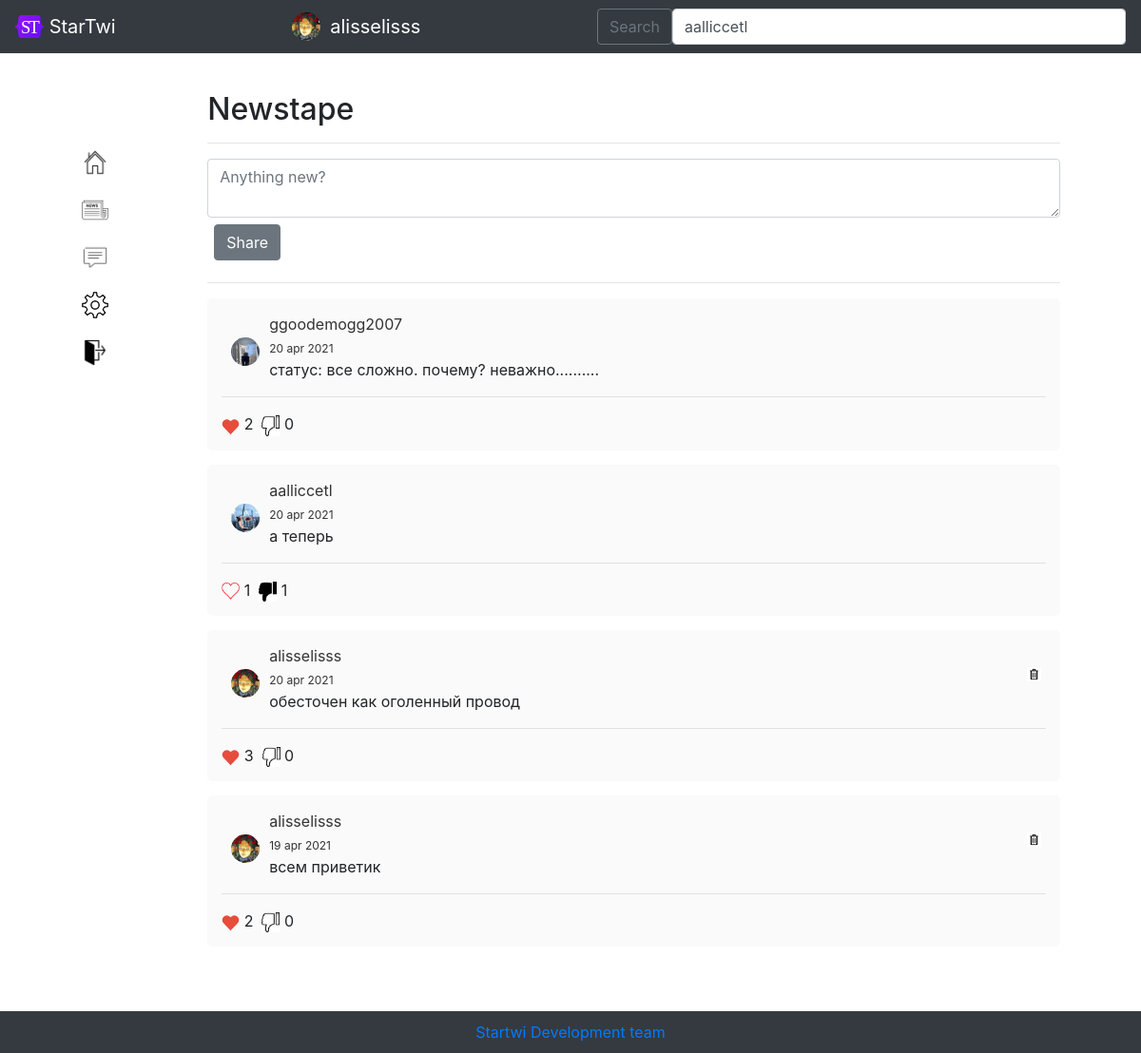
The app's page /newstape (signed in) with its own data.
### data/users.py (models this page shows, shortened)
class User(SqlAlchemyBase, UserMixin):
    __tablename__ = 'users'
    id = sqlalchemy.Column(sqlalchemy.Integer, primary_key=True, autoincrement=True)
    username = sqlalchemy.Column(sqlalchemy.String, unique=True, nullable=True)
    year_of_birth = sqlalchemy.Column(sqlalchemy.Integer, nullable=True)
    month_of_birth = sqlalchemy.Column(sqlalchemy.Integer, nullable=True)
    day_of_birth = sqlalchemy.Column(sqlalchemy.Integer, nullable=True)
    country = sqlalchemy.Column(sqlalchemy.String, nullable=True)
    email = sqlalchemy.Column(sqlalchemy.String, unique=True, nullable=True)
    hashed_password = sqlalchemy.Column(sqlalchemy.String, nullable=True)
    modified_date = sqlalchemy.Column(sqlalchemy.DateTime, default=datetime.datetime.now())
    photo = sqlalchemy.Column(sqlalchemy.String, unique=True, nullable=True)
    about_me = sqlalchemy.Column(sqlalchemy.String, unique=True, nullable=True)
    followers = sqlalchemy.Column(sqlalchemy.String, nullable=True, default=' ')
    following = sqlalchemy.Column(sqlalchemy.String, nullable=True, default=' ')
    restrict = sqlalchemy.Column(sqlalchemy.Boolean, nullable=True, default=False)
    blacklist = sqlalchemy.Column(sqlalchemy.String, nullable=True, default=' ')

### data/news.py (models this page shows)
class News(SqlAlchemyBase):
    __tablename__ = 'news'
    id = sqlalchemy.Column(sqlalchemy.Integer, primary_key=True, autoincrement=True)
    user_id = sqlalchemy.Column(sqlalchemy.Integer, sqlalchemy.ForeignKey("users.id"))
    news_text = sqlalchemy.Column(sqlalchemy.String, nullable=True)
    creation_time = sqlalchemy.Column(sqlalchemy.DateTime, default=datetime.datetime.now())
    likes = sqlalchemy.Column(sqlalchemy.String, nullable=True, default=' ')
    dislikes = sqlalchemy.Column(sqlalchemy.String, nullable=True, default=' ')

### main.py (the view)
@app.route('/newstape', methods=['GET', 'POST'])
@login_required
def newstape():
    db_sess = db_session.create_session()
    newslist = []
    for news in db_sess.query(News).all():
        if str(news.user_id) in current_user.following.split(', ') or \
                news.user_id == current_user.id:
            newslist += [news]
    return render_template('newstape.html', title='News',
                           url_for=url_for, user_class=User, userlist=get_userlist(),
                           css_file=url_for('static', filename='css/style.css'),
                           newslist=newslist[::-1],
                           str=str, db_sess_query_user=db_sess.query(User), datetime=datetime
                           )

### data/db_session.py (called while the page is built)
def create_session() -> Session:
    global __factory
    return __factory()

### main.py (called while the page is built)
@login_manager.user_loader
def load_user(user_id):
    db_sess = db_session.create_session()
    return db_sess.query(User).get(user_id)

def get_userlist():
    return sorted(db_session.create_session().query(User).filter(User.username != current_user.username),
                  key=lambda x: [0 if str(x.id) in current_user.following.split(', ') else 1,
                                 - len(list(set(current_user.following.split(', ')) & set(
                                     x.following.split(', ')))),
                                 - len(list(set(current_user.followers.split(', ')) & set(
                                     x.followers.split(', ')))),
                                 x.username])

### templates/newstape.html
{% extends "base_logged_in.html" %}
{% block content %}
    <div class="block">
        <h2>Newstape</h2><hr>
        <form action="/add_news/newstape" method="post">
            <textarea name="text" class="form-control" placeholder="Anything new?"></textarea>
            <input type="submit" class="btn btn-secondary" style="margin: 7px;" value="Share">
        </form><hr>
    {% if newslist | length != 0 %}
        {% for news in newslist %}
            {% set user = db_sess_query_user.filter(user_class.id == news.user_id).first() %}
            <div class="news">
                <a href="/account/{{ user.username }}" style="text-decoration: none;color: #333333">
                    <img src="{{ url_for('static', filename='img/' + user.photo) }}" class="icon" style="height: 30px; width: 30px;margin: 0px; margin-right: 10px; margin-top:3%;margin-left:10px;">
                    {{ user.username }}<br>
                    {% set month = ['jan', 'feb', 'mar', 'apr', 'may', 'jun', 'jul', 'aug', 'sep', 'oct', 'nov', 'dec'] %}
                    <span style="font-size:12px;">{{ news.creation_time.day }} {{ month[news.creation_time.month - 1] }} {{ news.creation_time.year }}</span>
                </a>
                {% if user.id == current_user.id %}
                    <a href="/delete_news/{{ news.id }}/newstape"><img src="{{ url_for('static', filename='img/delete-icon.jpg') }}" width="15" style="float:right; margin-right: 5px;"></a>
                {% endif %}
                <br>
                <p>{{ news.news_text }}</p><hr>
                {% if str(current_user.id) not in news.likes.split(', ') %}
                    <a href="/like/{{ news.id }}/newstape"><img src="{{ url_for('static', filename='img/no_like.png') }}" style="width: 19px;"></a>
                {% else %}
                    <a href="/like/{{ news.id }}/newstape"><img src="{{ url_for('static', filename='img/like.png') }}" style="width: 19px;"></a>
                {% endif %}
                {{ news.likes.split(', ') | length - 1 }}&nbsp;
                {% if str(current_user.id) not in news.dislikes.split(', ') %}
                    <a href="/dislike/{{ news.id }}/newstape"><img src="{{ url_for('static', filename='img/no-dislike.png') }}" style="width: 19px;"></a>
                {% else %}
                    <a href="/dislike/{{ news.id }}/newstape"><img src="{{ url_for('static', filename='img/ddislike.jpg') }}" style="width: 19px;"></a>
                {% endif %}
                {{ news.dislikes.split(', ') | length - 1 }}
            </div>
        {% endfor %}
    {% else %}
        <div class="news">
            <p style="color: #828282" align="center">Your news feed is still empty</p>
            <img src="{{ url_for('static', filename='img/no_news.png') }}"
                 style="width: 100px;margin-top: 30px;margin-left: 40%;" align="center">
        </div>
    {% endif %}
    </div>
{% endblock %}

### templates/base_logged_in.html (shortened to what this page needs)
<!DOCTYPE html>
<html lang="en">
<head>
    <link rel="stylesheet"
          href="https://stackpath.bootstrapcdn.com/bootstrap/4.4.1/css/bootstrap.min.css"
>
    <link href="http://rawgithub.com/indrimuska/jquery-editable-select/master/dist/jquery-editable-select.min.css" rel="stylesheet">
    <link rel="stylesheet" type="text/css" href={{ css_file }}>
</head>
<body>
    <header>
        <nav class="navbar navbar-dark bg-dark">
            <a class="navbar-brand" href="#">
                <img src="/static/img/startwi-logo.svg" alt="" width="30" height="24" class="d-inline-block align-text-top">
                StarTwi
            </a>
            <a href="/account/{{ current_user.username }}" style="text-decoration: none;" class="navbar-brand">
                <img src="{{ url_for('static', filename='img/' + current_user.photo) }}" alt="" width="30" height="30" class="icon" style="margin: 0px; margin-right: 10px;">
                {{ current_user.username }}</a>
            <form class="d-flex" method="post" id="sample_form" name="sample_form">
                <button class="btn btn-outline-secondary" type="submit" name="Save" id="save">Search</button>
                <select name="users" id="users" class="form-control me-2" type="search" placeholder="Search" aria-label="Search">
                    {% for found_user in userlist %}
                        {% if found_user %}
                            <option>{{ found_user.username }}</option>
                        {% endif %}
                    {% endfor %}
               </select>
      </form>
    </nav>
    </header>
    <main role="main" class="container">
        <div style="float:left;">
            <ul style="list-style-type: none;">
                <li><a href="/account/{{ current_user.username }}"><img src="{{ url_for('static', filename='img/home_icon.png') }}" style="width:30px; margin-top:60px;"></a></li>
                <li><a href="/newstape"><img src="{{ url_for('static', filename='img/news_icon.png') }}" style="width:30px; margin-top:20px;"></a></li>
                <li><a href="/chats"><img src="{{ url_for('static', filename='img/messenger_icon.png') }}" style="width:30px; margin-top:20px;"></a></li>
                <li><a href="/account_settings/{{ current_user.username }}"><img src="{{ url_for('static', filename='img/settings.png') }}" style="width:30px; margin-top:20px;"></a></li>
                <li><a href="/logout"><img src="{{ url_for('static', filename='img/exit-icon.png') }}" style="width:30px; margin-top:20px;"></a></li>
            </ul>
        </div>
        <div style="margin-left: 12%">
            {% block content %}{% endblock %}
        </div>
        <br><br><br>
          <div class="footer"><a href="mailto:dashastepanova1901@mail.ru">Startwi Development team</a>
  </div>
    </main>
</body>
</html>

### static/css/style.css (style rules this page uses)
.block { margin: 40px; }
.icon { width: 30px; border-radius: 30px; float: left; margin: 20px; font-size: 27px; }
.news a { color: #081e45; }
.news { background-color: #fafafa; border-radius: 5px; padding: 15px; margin-bottom: 15px; }

### templates/base_logged_in.html (style rules this page uses)
.footer { position: fixed; left: 0; bottom: 0; padding: 10px; background: #343a40; color: #ffffff; width: 100%; text-align: center; }

### records on screen
User: photo (picture), username "alisselisss"
News: photo (picture), creation_time.day "20", creation_time "apr", creation_time.year "2021", news_text "статус: все сложно. почему? неважно..........", likes.split|length "2", dislikes.split|length "0"
User: username "ggoodemogg2007"
News: photo (picture), creation_time.day "20", creation_time "apr", creation_time.year "2021", news_text "а теперь", likes.split|length "1", dislikes.split|length "1"
User: username "aalliccetl"
News: photo (picture), creation_time.day "20", creation_time "apr", creation_time.year "2021", news_text "обесточен как оголенный провод", likes.split|length "3", dislikes.split|length "0"
News: photo (picture), creation_time.day "19", creation_time "apr", creation_time.year "2021", news_text "всем приветик", likes.split|length "2", dislikes.split|length "0"

### other values on screen
form field users "aalliccetl"
